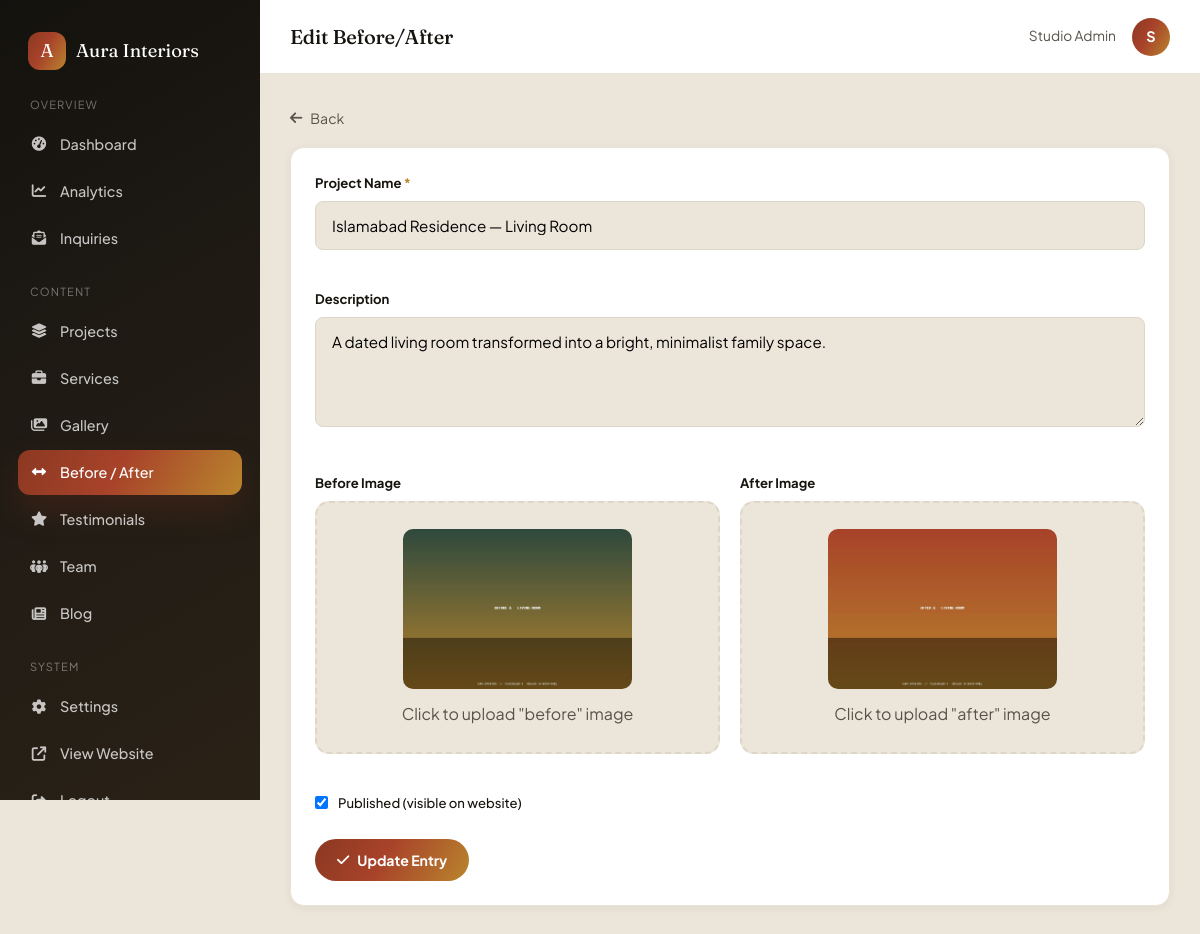
The page /admin/ba-form.php?id=1 (signed in) on the database its author committed.
### tables this page shows
CREATE TABLE `before_after` (
  `id` INT UNSIGNED AUTO_INCREMENT PRIMARY KEY,
  `project_name` VARCHAR(180) NOT NULL,
  `description` VARCHAR(500) NULL,
  `before_image` VARCHAR(255) NOT NULL,
  `after_image` VARCHAR(255) NOT NULL,
  `sort_order` SMALLINT NOT NULL DEFAULT 0,
  `is_published` TINYINT(1) NOT NULL DEFAULT 1,
  `created_at` DATETIME NOT NULL DEFAULT CURRENT_TIMESTAMP
);

### config/database.php (called while the page is built, shortened)
<?php
function db(): PDO
{
    static $pdo = null;
    if ($pdo instanceof PDO) {
        return $pdo;
    }
    $dsn = 'mysql:host=' . DB_HOST . ';dbname=' . DB_NAME . ';charset=' . DB_CHARSET;
    try {
        $pdo = new PDO($dsn, DB_USER, DB_PASS, [
            PDO::ATTR_ERRMODE            => PDO::ERRMODE_EXCEPTION,
            PDO::ATTR_DEFAULT_FETCH_MODE => PDO::FETCH_ASSOC,
            PDO::ATTR_EMULATE_PREPARES   => false,
        ]);
    } catch (PDOException $e) {
        http_response_code(500);
        if (defined('SITE_ENV') && SITE_ENV === 'local') {
            die('Database connection failed: ' . $e->getMessage());
        }
        die('We are experiencing a temporary issue. Please try again shortly.');
    }
    return $pdo;
}

### includes/functions.php (called while the page is built, shortened)
<?php
function e(?string $value): string
{
    return htmlspecialchars($value ?? '', ENT_QUOTES, 'UTF-8');
}
function asset(string $path): string
{
    return BASE_URL . '/' . ltrim($path, '/');
}
function img(?string $path, string $fallback = 'assets/images/placeholder.jpg'): string
{
    if (empty($path)) {
        return asset($fallback);
    }
    return asset($path);
}

### admin/ba-form.php (the view, shortened to what this page needs)
<?php
$id = (int) ($_GET['id'] ?? 0);
$item = ['project_name' => '', 'description' => '', 'before_image' => '', 'after_image' => '', 'is_published' => 1];
$isEdit = false;
if ($id) {
    $stmt = db()->prepare('SELECT * FROM before_after WHERE id = ?');
    $stmt->execute([$id]);
    $found = $stmt->fetch();
    if ($found) { $item = $found; $isEdit = true; }
}
require __DIR__ . '/includes/admin-header.php';
?>
<a href="before-after.php" style="display:inline-flex;align-items:center;gap:8px;font-size:.88rem;color:var(--ink-soft);margin-bottom:18px"><i class="fa-solid fa-arrow-left"></i> Back</a>
<div class="panel">
  <div class="panel__body">
    <form method="post" enctype="multipart/form-data" class="admin-form">
      <div class="form-grid">
        <div class="form-group full">
          <label for="project_name">Project Name <span style="color:var(--accent-2)">*</span></label>
          <input class="form-control" type="text" id="project_name" name="project_name" value="<?= e($item['project_name']) ?>" required>
        </div>
        <div class="form-group full">
          <label for="description">Description</label>
          <textarea class="form-control" id="description" name="description" rows="2"><?= e($item['description']) ?></textarea>
        </div>
        <div class="form-group">
          <label>Before Image <?= $isEdit ? '' : '<span style="color:var(--accent-2)">*</span>' ?></label>
          <div class="image-upload-box" onclick="document.getElementById('before_image').click()">
            <img src="<?= e(img($item['before_image'], 'assets/images/placeholder.jpg')) ?>" alt="">
            <p>Click to upload "before" image</p>
          </div>
        </div>
        <div class="form-group">
          <label>After Image <?= $isEdit ? '' : '<span style="color:var(--accent-2)">*</span>' ?></label>
          <div class="image-upload-box" onclick="document.getElementById('after_image').click()">
            <img src="<?= e(img($item['after_image'], 'assets/images/placeholder.jpg')) ?>" alt="">
            <p>Click to upload "after" image</p>
          </div>
        </div>
        <div class="form-group full">
          <label style="display:flex;align-items:center;gap:10px;font-weight:500">
            <input type="checkbox" name="is_published" value="1" <?= $item['is_published'] ? 'checked' : '' ?>> Published (visible on website)
          </label>
        </div>
      </div>
      <button type="submit" class="btn--admin"><i class="fa-solid fa-check"></i> <?= $isEdit ? 'Update Entry' : 'Create Entry' ?></button>
    </form>
  </div>
</div>
<?php require __DIR__ . '/includes/admin-footer.php'; ?>

### assets/css/style.css (style rules this page uses)
:root { --bg: #F5F2EC; --surface: #FFFFFF; --surface-2: #ECE6DA; --surface-tint: #F1ECE1; --ink: #17140F; --ink-soft: #57534A; --ink-faint: #8C877C; --line: #DED6C6; --line-soft: #EAE4D8; --accent-1: #A8432A; --accent-2: #B9852D; --accent-3: #2F4A3E; --accent-4: #D2A24C; --gradient-brand: linear-gradient(120deg, #8C3822 0%, #A8432A 45%, #B9852D 100%); --gradient-brand-soft: linear-gradient(135deg, rgba(168,67,42,.10), rgba(185,133,45,.10)); --gradient-surface: linear-gradient(160deg, #FFFFFF 0%, #FBF8F2 55%, #F7F1E4 100%); --gradient-dark: linear-gradient(150deg, #14120E 0%, #211C15 55%, #2A2116 100%); --gradient-line: linear-gradient(90deg, var(--accent-1), var(--accent-2), var(--accent-4)); --shadow-sm: 0 2px 10px rgba(23,20,15,.06); --shadow-md: 0 10px 26px rgba(23,20,15,.09); --shadow-lg: 0 22px 50px rgba(23,20,15,.16); --shadow-glow: 0 16px 34px rgba(140,56,34,.24); --radius-sm: 8px; --radius-md: 14px; --radius-lg: 20px; --radius-pill: 999px; --font-display: 'Fraunces', 'Georgia', serif; --font-body: 'Plus Jakarta Sans', -apple-system, BlinkMacSystemFont, 'Segoe UI', sans-serif; --container: 1240px; --header-h: 80px; }
*,*::before,*::after { box-sizing:border-box; margin:0; padding:0; }
html { scroll-behavior:smooth; }
body { font-family: var(--font-body); background: var(--bg); color: var(--ink); line-height:1.6; font-size:16px; -webkit-font-smoothing:antialiased; overflow-x:hidden; }
img { max-width:100%; display:block; }
a { color:inherit; text-decoration:none; }
button { font-family:inherit; cursor:pointer; }
input,textarea,select { font-family:inherit; font-size:1rem; }
p { color:var(--ink-soft); }
.form-grid { display:grid; grid-template-columns:1fr 1fr; gap:18px; }
.form-group { margin-bottom:18px; }
.form-group.full { grid-column:1/-1; }
.form-group label { display:block; font-size:.82rem; font-weight:600; margin-bottom:8px; color:var(--ink); }
.form-control { width:100%; padding:14px 16px; border-radius:var(--radius-sm); border:1.5px solid var(--line); background:var(--surface-2); font-size:.95rem; transition:border-color .25s ease, background .25s ease; }
textarea.form-control { resize:vertical; min-height:110px; }

### assets/css/admin.css (style rules this page uses)
body.admin-body { background: var(--surface-2); min-height:100vh; }
.panel { background:var(--surface); border-radius:var(--radius-md); border:1px solid var(--line-soft); box-shadow:var(--shadow-sm); margin-bottom:26px; }
.panel__body { padding:24px; }
.admin-form .form-grid { display:grid; grid-template-columns:1fr 1fr; gap:20px; }
.admin-form .form-group label { font-size:.82rem; font-weight:700; color:var(--ink); }
.admin-form .form-control { background:var(--surface-2); }
.image-upload-box { border:2px dashed var(--line); border-radius:var(--radius-md); padding:26px; text-align:center; background:var(--surface-2); cursor:pointer; transition:border-color .2s ease; }
.image-upload-box img { max-height:160px; border-radius:10px; margin:0 auto 12px; }
.btn--admin { background:var(--gradient-brand); color:#fff; border:none; padding:12px 22px; border-radius:var(--radius-pill); font-weight:700; font-size:.88rem; display:inline-flex; align-items:center; gap:8px; }

### rows shown on the page
before_after: project_name "Islamabad Residence — Living Room", description "A dated living room transformed into a bright, minimalist family space.", before_image (picture), after_image (picture), is_published "☑"

### other values the page prints
setting('company_name') "Aura Interiors"
$adminPageTitle "Edit Before/After"
$currentAdmin['name'] "Studio Admin"
substr($currentAdmin['name'], 0, 1) "S"
